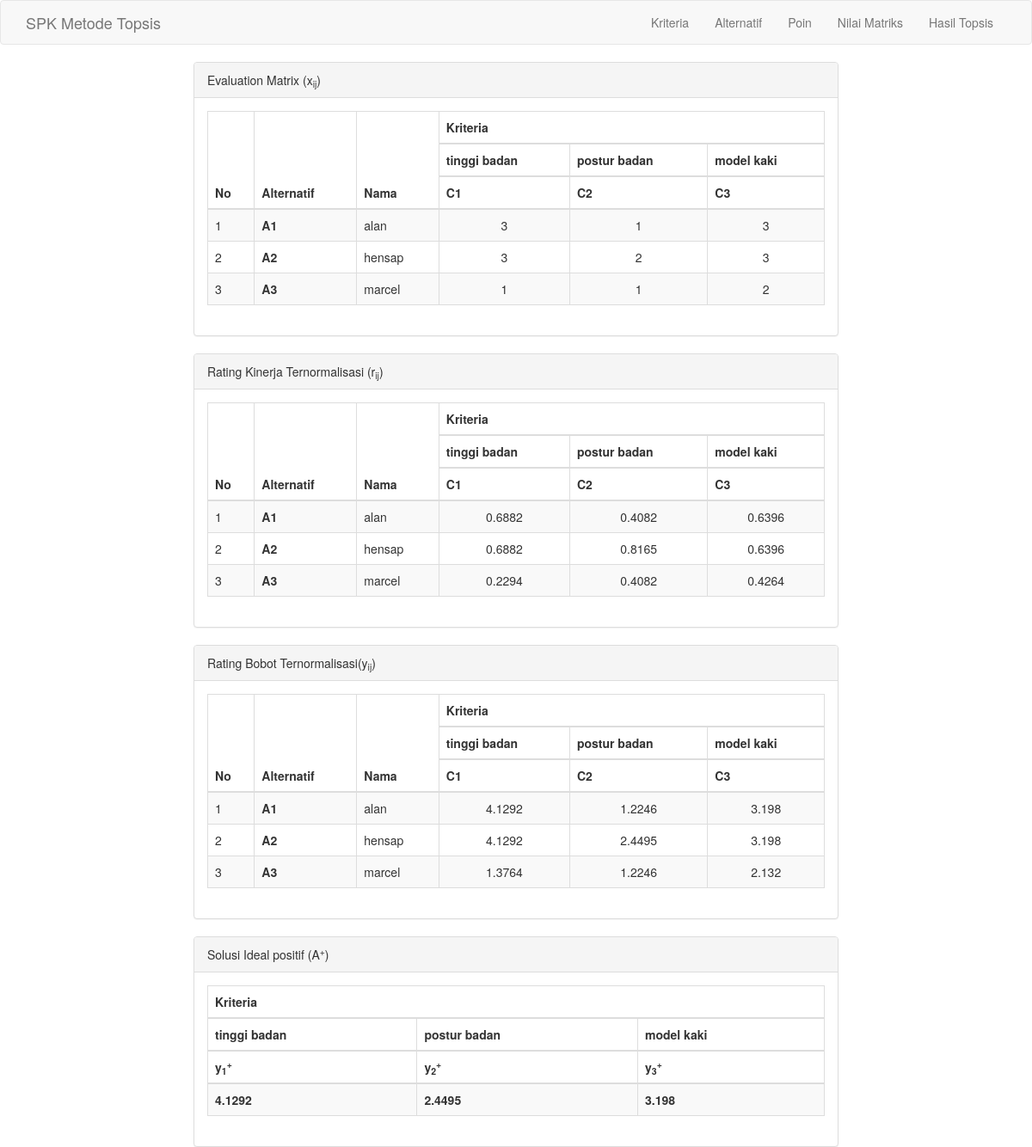
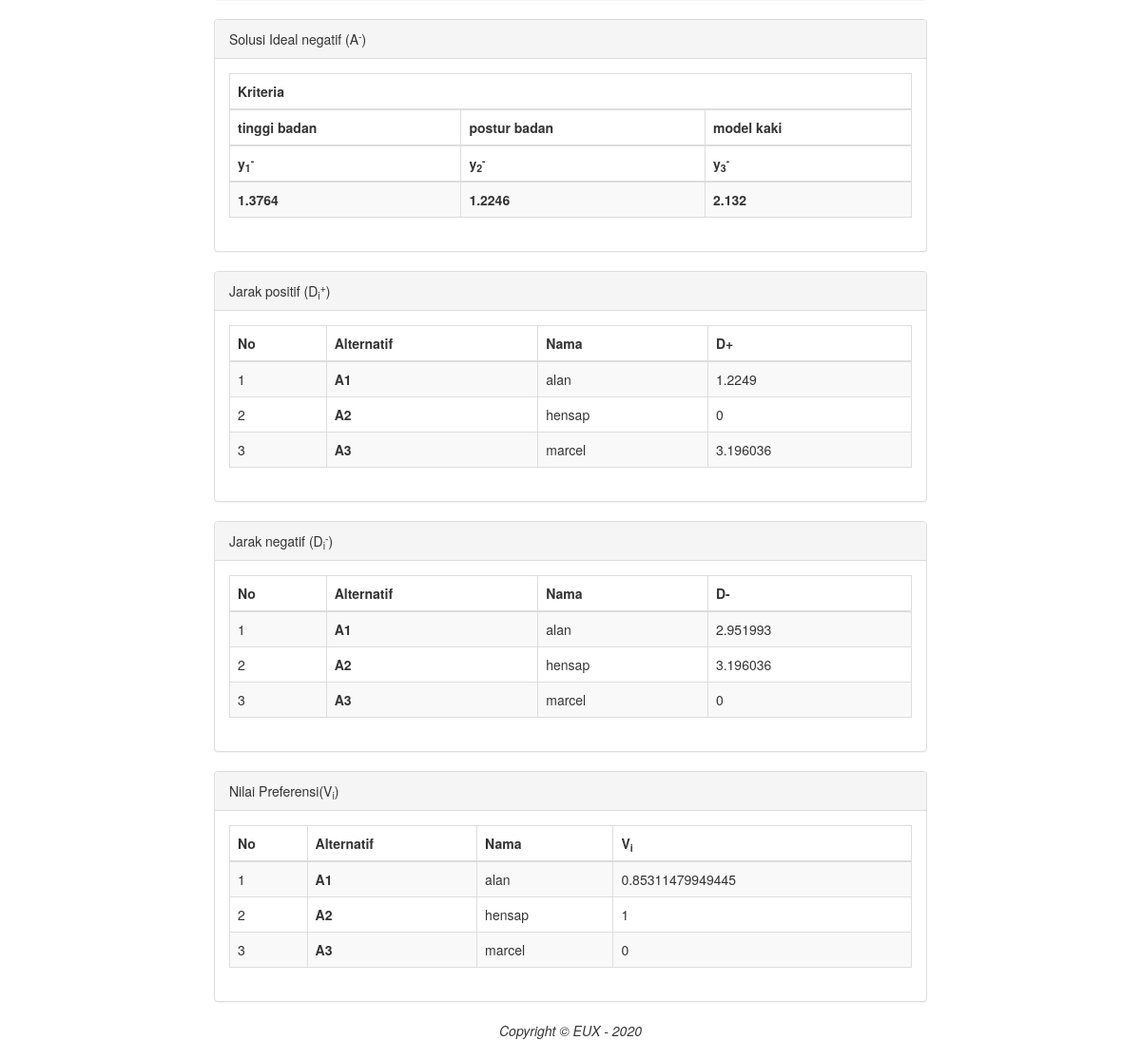
The page /hastop.php on the database its author committed (2 pictures, top to bottom).
### tables this page shows
CREATE TABLE `tab_topsis` (
  `id_alternatif` varchar(10) NOT NULL,
  `id_kriteria` varchar(10) NOT NULL,
  `nilai` float NOT NULL
);

CREATE TABLE `tab_kriteria` (
  `id_kriteria` varchar(10) NOT NULL,
  `nama_kriteria` varchar(50) NOT NULL,
  `bobot` float NOT NULL
);

### hastop.php (the view, shortened to what this page needs)
<?php
include("koneksi.php");
$tampil = $koneksi->query("SELECT b.nama_alternatif,c.nama_kriteria,a.nilai,c.bobot
      FROM
        tab_topsis a
        JOIN
          tab_alternatif b USING(id_alternatif)
        JOIN
          tab_kriteria c USING(id_kriteria)");
$data      = array();
$kriterias = array();
$bobot     = array();
$nilai_kuadrat = array();
if ($tampil) {
  while ($row = $tampil->fetch_object()) {
    if (!isset($data[$row->nama_alternatif])) {
      $data[$row->nama_alternatif] = array();
    }
    if (!isset($data[$row->nama_alternatif][$row->nama_kriteria])) {
      $data[$row->nama_alternatif][$row->nama_kriteria] = array();
    }
    if (!isset($nilai_kuadrat[$row->nama_kriteria])) {
      $nilai_kuadrat[$row->nama_kriteria] = 0;
    }
    $bobot[$row->nama_kriteria] = $row->bobot;
    $data[$row->nama_alternatif][$row->nama_kriteria] = $row->nilai;
    $nilai_kuadrat[$row->nama_kriteria] += pow($row->nilai, 2);
    $kriterias[] = $row->nama_kriteria;
  }
}
$kriteria     = array_unique($kriterias);
$jml_kriteria = count($kriteria);
?>
<!DOCTYPE html>
<html>
<head>
  <link href="tampilan/css/bootstrap.min.css" rel="stylesheet">
</head>
<body>
  <nav class="navbar navbar-default navbar-custom">
    <div class="container">
      <div class="navbar-header">
        <a class="navbar-brand" href="index.php">SPK Metode Topsis</a>
      </div>
      <div class="collapse navbar-collapse">
        <ul class="nav navbar-nav navbar-right">
          <li>
            <a href="kriteria.php">Kriteria</a>
          </li>
          <li>
            <a href="alternatif.php">Alternatif</a>
          </li>
          <li>
            <a href="poin.php">Poin</a>
          </li>
          <li>
            <a href="nilmat.php">Nilai Matriks</a>
          </li>
          <li>
            <a href="hastop.php">Hasil Topsis</a>
          </li>
        </ul>
      </div>
    </div>
  </nav>
  <div class="container">
    <div class="row">
      <div class="col-lg-8 col-lg-offset-2">
        <div class="panel panel-default">
          <div class="panel-heading">
            Evaluation Matrix (x<sub>ij</sub>)
          </div>
          <div class="panel-body">
            <table class="table table-striped table-bordered table-hover">
              <thead>
                <tr>
                  <th rowspan='3'>No</th>
                  <th rowspan='3'>Alternatif</th>
                  <th rowspan='3'>Nama</th>
                  <th colspan='<?php echo $jml_kriteria; ?>'>Kriteria</th>
                </tr>
                <tr>
                  <?php
                  foreach ($kriteria as $k)
                    echo "<th>$k</th>\n";
                  ?>
                </tr>
                <tr>
                  <?php
                  for ($n = 1; $n <= $jml_kriteria; $n++)
                    echo "<th>C$n</th>";
                  ?>
                </tr>
              </thead>
              <tbody>
                <?php
                $i = 0;
                foreach ($data as $nama => $krit) {
                  echo "<tr>
                      <td>" . (++$i) . "</td>
                      <th>A$i</th>
                      <td>$nama</td>";
                  foreach ($kriteria as $k) {
                    echo "<td align='center'>$krit[$k]</td>";
                  }
                  echo "</tr>\n";
                }
                ?>
              </tbody>
            </table>
          </div>
        </div>
      </div>
    </div>
    <div class="row">
      <div class="col-lg-8 col-lg-offset-2">
        <div class="panel panel-default">
          <div class="panel-heading">
            Rating Kinerja Ternormalisasi (r<sub>ij</sub>)
          </div>
          <div class="panel-body">
            <table class="table table-striped table-bordered table-hover">
              <thead>
                <tr>
                  <th rowspan='3'>No</th>
                  <th rowspan='3'>Alternatif</th>
                  <th rowspan='3'>Nama</th>
                  <th colspan='<?php echo $jml_kriteria; ?>'>Kriteria</th>
                </tr>
                <tr>
                  <?php
                  foreach ($kriteria as $k)
                    echo "<th>$k</th>\n";
                  ?>
                </tr>
                <tr>
                  <?php
                  for ($n = 1; $n <= $jml_kriteria; $n++)
                    echo "<th>C$n</th>";
                  ?>
                </tr>
              </thead>
              <tbody>
                <?php
                $i = 0;
                foreach ($data as $nama => $krit) {
                  echo "<tr>
                      <td>" . (++$i) . "</td>
                      <th>A{$i}</th>
                      <td>{$nama}</td>";
                  foreach ($kriteria as $k) {
                    echo "<td align='center'>" . round(($krit[$k] / sqrt($nilai_kuadrat[$k])), 4) . "</td>";
                  }
                  echo
                    "</tr>\n";
                }
                ?>
              </tbody>
            </table>
          </div>
        </div>
      </div>
    </div>
    <div class="row">
      <div class="col-lg-8 col-lg-offset-2">
        <div class="panel panel-default">
          <div class="panel-heading">
            Rating Bobot Ternormalisasi(y<sub>ij</sub>)
          </div>
          <div class="panel-body">
            <table class="table table-striped table-bordered table-hover">
              <thead>
                <tr>
                  <th rowspan='3'>No</th>
                  <th rowspan='3'>Alternatif</th>
                  <th rowspan='3'>Nama</th>
                  <th colspan='<?php echo $jml_kriteria; ?>'>Kriteria</th>
                </tr>
                <tr>
                  <?php
                  foreach ($kriteria as $k)
                    echo "<th>$k</th>\n";
                  ?>
                </tr>
                <tr>
                  <?php
                  for ($n = 1; $n <= $jml_kriteria; $n++)
                    echo "<th>C$n</th>";
                  ?>
                </tr>
              </thead>
              <tbody>
                <?php
                $i = 0;
                $y = array();
                foreach ($data as $nama => $krit) {
                  echo "<tr>
                      <td>" . (++$i) . "</td>
                      <th>A{$i}</th>
                      <td>{$nama}</td>";
                  foreach ($kriteria as $k) {
                    $y[$k][$i - 1] = round(($krit[$k] / sqrt($nilai_kuadrat[$k])), 4) * $bobot[$k];
                    echo "<td align='center'>" . $y[$k][$i - 1] . "</td>";
                  }
                  echo
                    "</tr>\n";
                }
                ?>
              </tbody>
            </table>
          </div>
        </div>
      </div>
    </div>
    <div class="row">
      <div class="col-lg-8 col-lg-offset-2">
        <div class="panel panel-default">
          <div class="panel-heading">
            Solusi Ideal positif (A<sup>+</sup>)
          </div>
          <div class="panel-body">
            <table class="table table-striped table-bordered table-hover">
              <thead>
                <tr>
                  <th colspan='<?php echo $jml_kriteria; ?>'>Kriteria</th>
                </tr>
                <tr>
                  <?php
                  foreach ($kriteria as $k)
                    echo "<th>$k</th>\n";
                  ?>
                </tr>
                <tr>
                  <?php
                  for ($n = 1; $n <= $jml_kriteria; $n++)
                    echo "<th>y<sub>{$n}</sub><sup>+</sup></th>";
                  ?>
                </tr>
              </thead>
              <tbody>
                <tr>
                  <?php
                  $yplus = array();
                  foreach ($kriteria as $k) {
                    $yplus[$k] = ([$k] ? max($y[$k]) : min($y[$k]));
                    echo "<th>$yplus[$k]</th>";
                  }
                  ?>
                </tr>
              </tbody>
            </table>
          </div>
        </div>
      </div>
    </div>
    <div class="row">
      <div class="col-lg-8 col-lg-offset-2">
        <div class="panel panel-default">
          <div class="panel-heading">
            Solusi Ideal negatif (A<sup>-</sup>)
          </div>
          <div class="panel-body">
            <table class="table table-striped table-bordered table-hover">
              <thead>
                <tr>
                  <th colspan='<?php echo $jml_kriteria; ?>'>Kriteria</th>
                </tr>
                <tr>
                  <?php
                  foreach ($kriteria as $k)
                    echo "<th>{$k}</th>\n";
                  ?>
                </tr>
                <tr>
                  <?php
                  for ($n = 1; $n <= $jml_kriteria; $n++)
                    echo "<th>y<sub>{$n}</sub><sup>-</sup></th>";
                  ?>
                </tr>
              </thead>
              <tbody>
                <tr>
                  <?php
                  $ymin = array();
                  foreach ($kriteria as $k) {
                    $ymin[$k] = [$k] ? min($y[$k]) : max($y[$k]);
                    echo "<th>{$ymin[$k]}</th>";
                  }
                  ?>
                </tr>
              </tbody>
            </table>
          </div>
        </div>
      </div>
    </div>
    <div class="row">
      <div class="col-lg-8 col-lg-offset-2">
        <div class="panel panel-default">
          <div class="panel-heading">
            Jarak positif (D<sub>i</sub><sup>+</sup>)
          </div>
          <div class="panel-body">
            <table class="table table-striped table-bordered table-hover">
              <thead>
                <tr>
                  <th>No</th>
                  <th>Alternatif</th>
                  <th>Nama</th>
                  <th>D<suo>+</sup></th>
                </tr>
              </thead>
              <tbody>
                <?php
                $i = 0;
                $dplus = array();
                foreach ($data as $nama => $krit) {
                  echo "<tr>
                      <td>" . (++$i) . "</td>
                      <th>A{$i}</th>
                      <td>{$nama}</td>";
                  foreach ($kriteria as $k) {
                    if (!isset($dplus[$i - 1])) $dplus[$i - 1] = 0;
                    $dplus[$i - 1] += pow($yplus[$k] - $y[$k][$i - 1], 2);
                  }
                  echo "<td>" . round(sqrt($dplus[$i - 1]), 6) . "</td>
                     </tr>\n";
                }
                ?>
              </tbody>
            </table>
          </div>
        </div>
      </div>
    </div>
    <div class="row">
      <div class="col-lg-8 col-lg-offset-2">
        <div class="panel panel-default">
          <div class="panel-heading">
            Jarak negatif (D<sub>i</sub><sup>-</sup>)
          </div>
          <div class="panel-body">
            <table class="table table-striped table-bordered table-hover">
              <thead>
                <tr>
                  <th>No</th>
                  <th>Alternatif</th>
                  <th>Nama</th>
                  <th>D<suo>-</sup></th>
                </tr>
              </thead>
              <tbody>
                <?php
                $i = 0;
                $dmin = array();
                foreach ($data as $nama => $krit) {
                  echo "<tr>
                      <td>" . (++$i) . "</td>
                      <th>A{$i}</th>
                      <td>{$nama}</td>";
                  foreach ($kriteria as $k) {
                    if (!isset($dmin[$i - 1])) $dmin[$i - 1] = 0;
                    $dmin[$i - 1] += pow($ymin[$k] - $y[$k][$i - 1], 2);
                  }
                  echo "<td>" . round(sqrt($dmin[$i - 1]), 6) . "</td>
                     </tr>\n";
                }
                ?>
              </tbody>
            </table>
          </div>
        </div>
      </div>
    </div>
    <div class="row">
      <div class="col-lg-8 col-lg-offset-2">
        <div class="panel panel-default">
          <div class="panel-heading">
            Nilai Preferensi(V<sub>i</sub>)
          </div>
          <div class="panel-body">
            <table class="table table-striped table-bordered table-hover">
              <thead>
                <tr>
                  <th>No</th>
                  <th>Alternatif</th>
                  <th>Nama</th>
                  <th>V<sub>i</sub></th>
                </tr>
              </thead>
              <tbody>
                <?php
                $i = 0;
                $V = array();
                foreach ($data as $nama => $krit) {
                  echo "<tr>
                      <td>" . (++$i) . "</td>
                      <th>A{$i}</th>
                      <td>{$nama}</td>";
                  foreach ($kriteria as $k) {
                    $V[$i - 1] = $dmin[$i - 1] / ($dmin[$i - 1] + $dplus[$i - 1]);
                  }
                  echo "<td>{$V[$i - 1]}</td></tr>\n";
                }
                ?>
              </tbody>
            </table>
          </div>
        </div>
      </div>
    </div>
  </div>
  <footer class="text-center">
    <div class="footer-below">
      <div class="container">
        <div class="row">
          <div class="col-lg-12">
            <em>Copyright &copy; EUX - 2020</em>
          </div>
        </div>
      </div>
    </div>
  </footer>
</body>
</html>

### rows shown on the page
tab_topsis: nama "hensap", id_kriteria.bobot "3", nilai "2", $krit[$k]/sqrt($nilai_kuadrat[$k]) "0.6882", $krit[$k]/sqrt($nilai_kuadrat[$k]) "0.8165", $krit[$k]/sqrt($nilai_kuadrat[$k]) "0.6396", i "4.1292", i "2.4495", i "3.198", i "0", i "3.196036", i "1"

### other values the page prints
$k "tinggi badan"
$k "postur badan"
$k "model kaki"
$nama "alan"
$krit[$k] "3"
$krit[$k] "1"
$nama "marcel"
$krit[$k] "2"
$krit[$k] / sqrt($nilai_kuadrat[$k]) "0.6882"
$krit[$k] / sqrt($nilai_kuadrat[$k]) "0.4082"
$krit[$k] / sqrt($nilai_kuadrat[$k]) "0.6396"
$krit[$k] / sqrt($nilai_kuadrat[$k]) "0.2294"
$krit[$k] / sqrt($nilai_kuadrat[$k]) "0.4264"
$y[$k][$i - 1] "4.1292"
$y[$k][$i - 1] "1.2246"
